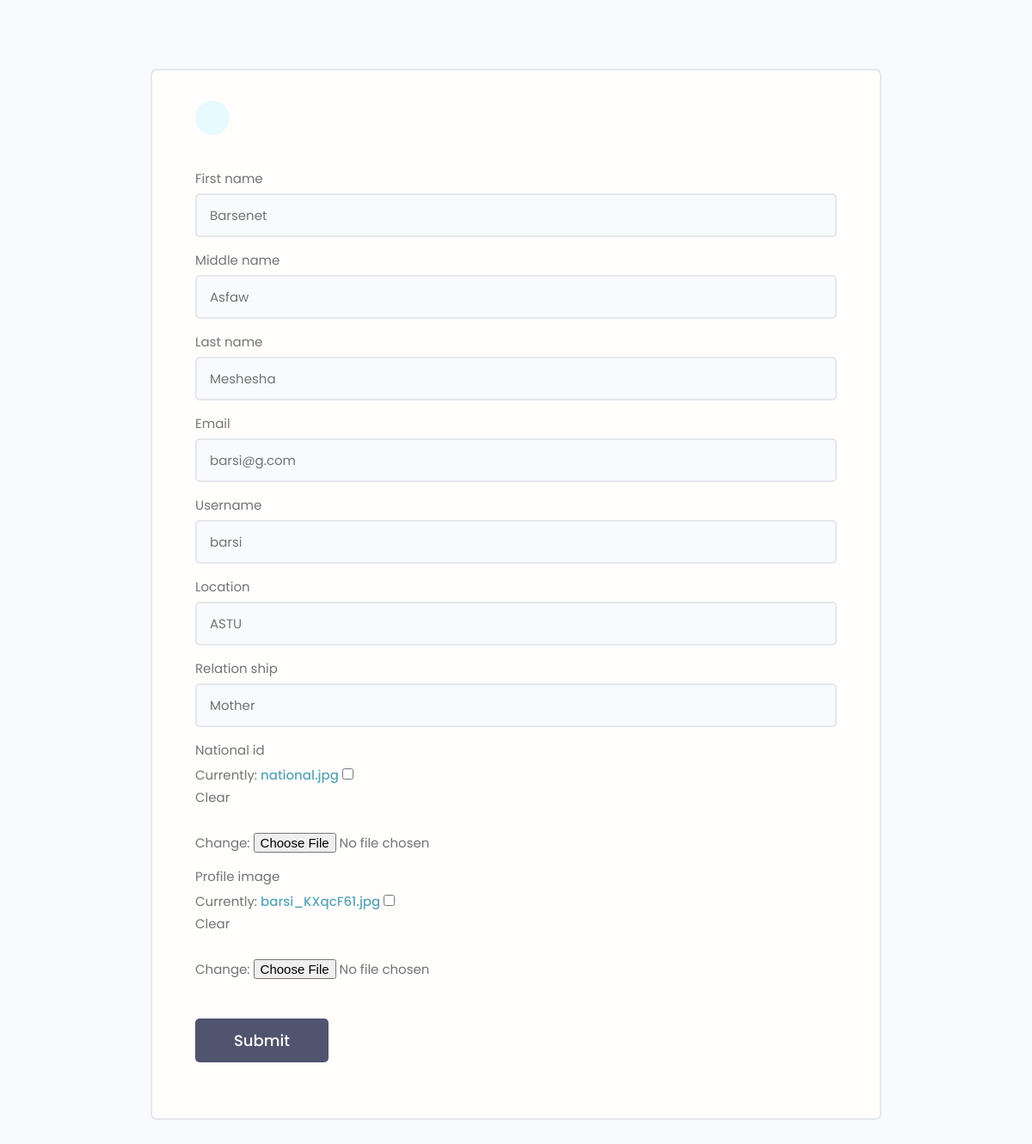
The app's page /users/update-caregiver/4764e65c2988467ca6d0db6204db3cb0/ with its own data.
### users/models.py (models this page shows, shortened)
class Caregiver(models.Model):
    user = models.OneToOneField(UserAccount, null=True, blank=True, on_delete=models.CASCADE)
    first_name = models.CharField(max_length=100, null=True, blank=True)
    middle_name = models.CharField(max_length=100, null=True, blank=True)
    last_name = models.CharField(max_length=100, null=True, blank=True)
    email = models.EmailField(max_length=150, null=True, blank=True)
    username = models.CharField(max_length=100, null=True, blank=True)
    location = models.CharField(max_length=100, null=True, blank=True)
    national_id = models.ImageField(null=True, blank=True, default='national.jpg')
    relation_ship = models.CharField(max_length=100, null=True, blank=True)
    profile_image = models.ImageField(null=True, blank=True, default='default.jpg')
    created = models.DateTimeField(auto_now_add=True)
    id = models.UUIDField(default=uuid.uuid4, unique=True, primary_key=True, editable=False)

### users/views.py (the view)
# urls.py: path('update-caregiver/<str:pk>/', views.updateCaregiverForm, name = 'update-caregiver'),
def updateCaregiverForm(request, pk):
    caregiver = Caregiver.objects.get(id=pk)
    form = CaregiverForm(instance=caregiver)
    if request.method == "POST":
        form = CaregiverForm(request.POST, request.FILES, instance=caregiver)
        if form.is_valid():
            form.save()
        return redirect('caregivers')
    context={'form': form}
    return render(request, 'users/caregiver-form.html', context)

### users/forms.py
class CaregiverForm(ModelForm):
    class Meta:
        model = Caregiver
        fields = ['first_name', 'middle_name', 'last_name', 'email', 'username',
                  'location', 'relation_ship', 'national_id', 'profile_image',
                  ]
    def __init__(self, *args, **kwargs):
        super(CaregiverForm, self).__init__(*args, **kwargs)
        for name, field in self.fields.items():
            field.widget.attrs.update({'class':'input'})

### users/templates/users/caregiver-form.html (shortened to what this page needs)
{% extends 'main.html' %}
{% block content %}
<main class="formPage my-xl">
    <div class="content-box">
        <div class="formWrapper">
            <a class="backButton" href="#"></a>
            <br>
            <form class="form" method="POST" action="" , enctype="multipart/form-data">
                {% for field in form %}
                <div class="form__field">
                    <label for="formInput#text">{{field.label}} </label>
                    {{field}}
                </div>
                {% endfor %}
                <input class="btn btn--sub btn--lg  my-md" type="submit" value="Submit" />
            </form>
        </div>
    </div>
</main>
{% endblock %}

### static/styles/app.css (style rules this page uses)
:root { --color-sub: #2d2d39; }
.btn--sub { background-color: var(--color-sub-light); }
.content-box { width: 95%; max-width: 85rem; margin: 0 auto; }
.backButton { background: var(--color-main-light); color: var(--color-main); width: 4rem; height: 4rem; display: flex; align-items: center; justify-content: center; border-radius: 50%; }
.formPage .formWrapper { list-style: none; background: var(--color-white); padding: 3.5rem 5rem; border: 2px solid var(--color-light); border-radius: 0.7rem; }

### static/uikit/styles/modules/_variables.css (style rules this page uses)
:root { --color-main: #5aa5b9; --color-main-light: #e6faff; --color-sub: #3f4156; --color-sub-light: #51546e; --color-sub-lighter: #ededfd; --color-text: #737373; --color-gray: #8b8b8b; --color-light: #e5e7eb; --color-light-gray: #767676; --color-bg: #f8fafd; --color-white: #fffefd; --color-white-light: #f3f3f3; --color-success: #359e64; --color-success-bg: #def8e8; --color-error: #fc4b0b; --color-error-bg: #fff2ee; --font-base: 'Poppins', arial, helvetica, 'Segoe UI', roboto, ubuntu, sans-serif; --font-monospace: 'Fira Code', 'Courier New', courier, monospace; --font-regular: 300; --font-medium: 500; --font-bold: 700; --generic-shadow: 1px 1px 5px #00000010; --generic-transition: all 0.3s ease-in-out; }

### static/uikit/styles/modules/_base.css (style rules this page uses)
* { margin: 0; padding: 0; box-sizing: border-box; text-rendering: optimizeLegibility; color: inherit; font-size: inherit; }
html { font-size: 50%; }
@media only screen and (min-width: 480px) { html { font-size: 56.25%; } }
@media only screen and (min-width: 1200px) { html { font-size: 62.5%; } }
body { line-height: 1.6; font-weight: 400; font-size: 1.5rem; color: var(--color-text); background-color: var(--color-bg); min-height: 100vh; }

### static/uikit/styles/modules/_typography.css (style rules this page uses)
* { font-family: var(--font-base); }
a { padding-bottom: 2px; text-decoration: none; display: inline-block; color: var(--color-main); font-weight: var(--font-medium); }

### static/uikit/styles/modules/_utilities.css (style rules this page uses)
.my-md { margin: 3rem auto; }
.my-xl { margin: 8rem auto; }

### static/uikit/styles/modules/_button.css (style rules this page uses)
.btn { display: inline-block; position: relative; cursor: pointer; background-color: var(--color-light); font-weight: var(--font-medium); color: var(--color-sub); text-decoration: none; padding: 1rem 2rem; border-radius: 0.5rem; border: none; width: -webkit-fit-content; width: -moz-fit-content; width: fit-content; height: -webkit-fit-content; height: -moz-fit-content; height: fit-content; font-size: 1.6rem; outline-width: 0; outline-color: transparent; -webkit-backface-visibility: hidden; backface-visibility: hidden; transition: all 0.3s ease-in-out; }
.btn--sub { background-color: var(--color-sub); color: var(--color-white); }
.btn--lg { font-size: 1.8rem; padding: 1.2rem 4.5rem; }

### static/uikit/styles/modules/_form.css (style rules this page uses)
.form { display: block; }
.form__field { margin-top: 1.5rem; margin-bottom: 1.5rem; }
.form__label, .form__field > label { display: block; margin-bottom: 0.5rem; color: var(--color-text); }
input.input[type='text'], input.input[type='email'], input.input[type='password'], input.input[type='number'], textarea.input { min-width: 24rem; width: 100%; padding: 1.2rem 1.5rem; border-radius: 0.5rem; border: 2px solid var(--color-light); transition: all 0.3s ease-in-out; background-color: var(--color-bg); }

### records on screen
Caregiver: form "Barsenet" "Asfaw" "Meshesha" "barsi@g.com" "barsi" "ASTU" "Mother"

### other values on screen
{{ field.label }} "First name" "Middle name" "Last name" "Email" "Username" "Location" "Relation ship" "National id" "Profile image"
